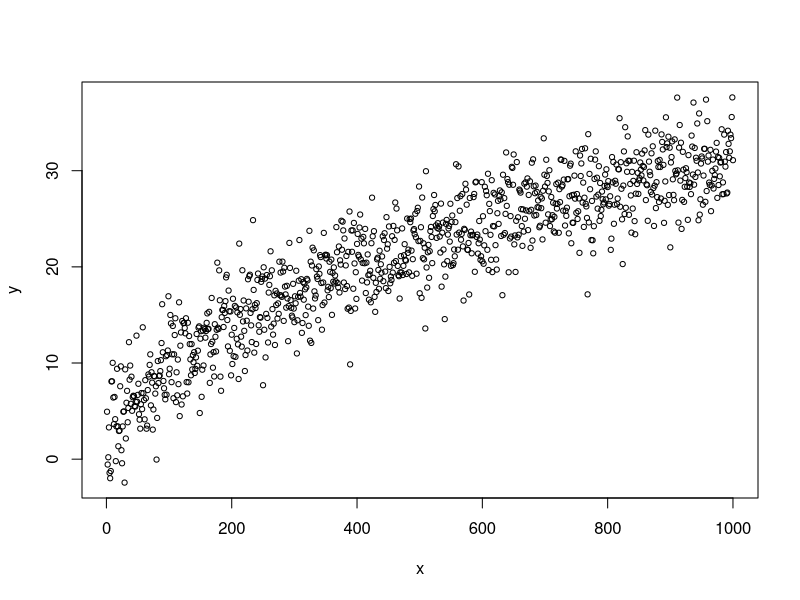
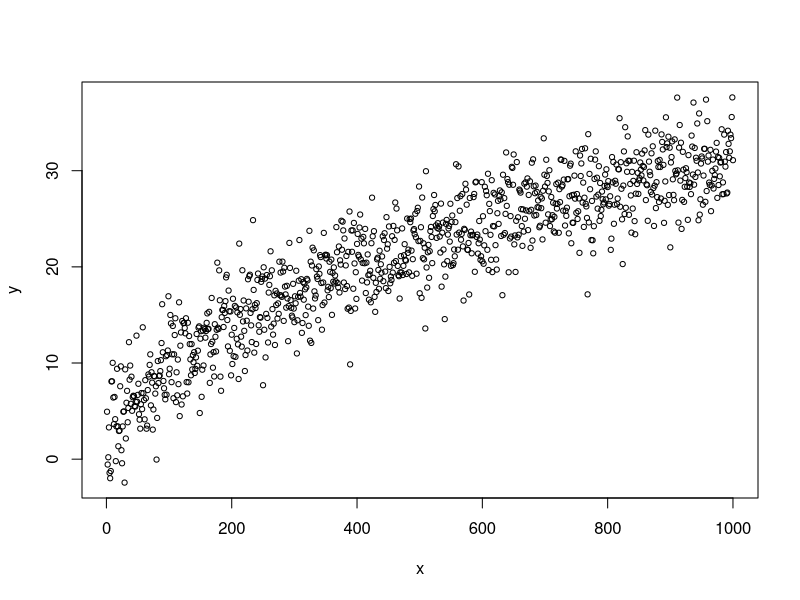
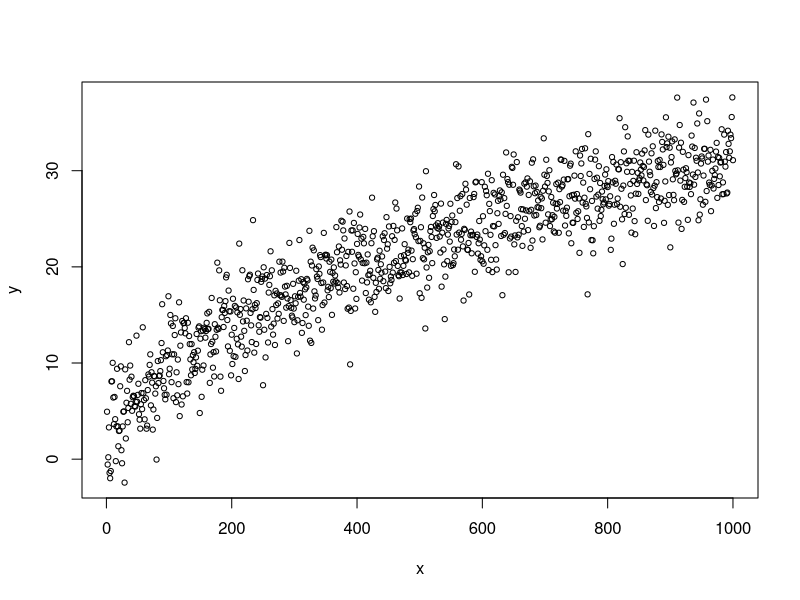

The R script that drew these images, in order:
## ---- chunk 1
# Basic knitr options
library(knitr)
opts_chunk$set(comment = NA, 
               echo = TRUE, 
               warning = FALSE, 
               message = FALSE, 
               error = TRUE)
## ---- chunk 2
# code goes here
## ---- chunk 3
x <- 1:1000
y <- sqrt(x) + rnorm(1000,0,sd=3)
plot(y ~ x, cex=.7)
## ---- chunk 4
plot(y ~ x, cex=.7)
## ---- chunk 5
plot(y ~ x, cex=.7)
## ---- chunk 6
library(knitr)
df <- data.frame(x,y)
kable(head(df), caption = "A pretty sweet table.")
